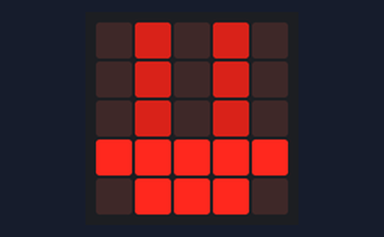
Bench run of a program on a simulated BBC micro:bit running MicroPython. Shown: the board's 5×5 LED display. Dim RGB values are drawn brighter than linear. At 11.5 s the program stops and its outputs stay as they are.

Above: at 0.1 s.
At 5.3 s:
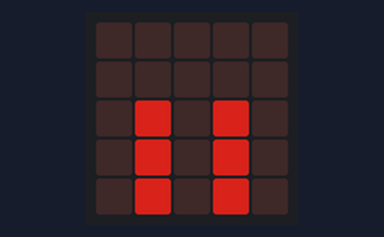
At 5.8 s:
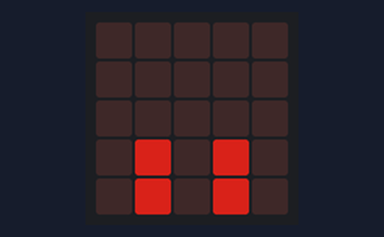
At 7.8 s:
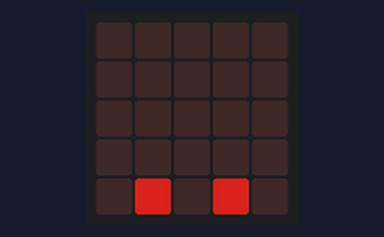
At 9.3 s:
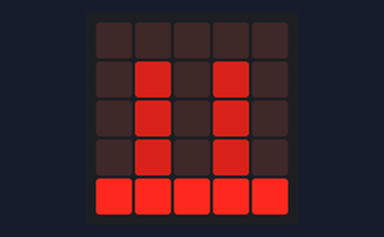
At 10.98 s:
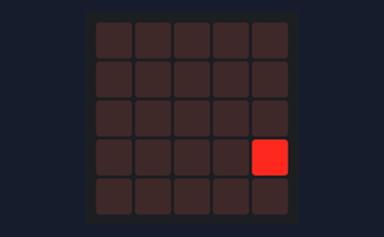

Measured:
- what the display in image 1 shows lasts 0.5 s, from 5.2 s to 5.7 s

The program:

rising_boat__1_.py
```python
# Add your Python code here. E.g.
from microbit import *
boat = Image("05050:"
             "05050:"
             "05050:"
             "99999:"
             "09990")

display.show(boat)
sleep(3000)
display.show(Image.ALL_CLOCKS, loop=False, delay=100)
boat1 = Image("05050:"
              "05050:"
              "05050:"
              "99999:"
              "09990")

boat2 = Image("00000:"
              "05050:"
              "05050:"
              "05050:"
              "99999")

boat3 = Image("00000:"
              "00000:"
              "05050:"
              "05050:"
              "05050")

boat4 = Image("00000:"
              "00000:"
              "00000:"
              "05050:"
              "05050")

boat5 = Image("00000:"
              "00000:"
              "00000:"
              "00000:"
              "05050")

boat6 = Image("00000:"
              "00000:"
              "00000:"
              "00000:"
              "00000")

all_boats = [boat1, boat2, boat3, boat4, boat5, boat6]
display.show(all_boats, delay=500)
boat1 = Image("05050:"
              "05050:"
              "05050:"
              "99999:"
              "09990")

boat2 = Image("00000:"
              "05050:"
              "05050:"
              "05050:"
              "99999")

boat3 = Image("00000:"
              "00000:"
              "05050:"
              "05050:"
              "05050")

boat4 = Image("00000:"
              "00000:"
              "00000:"
              "05050:"
              "05050")

boat5 = Image("00000:"
              "00000:"
              "00000:"
              "00000:"
              "05050")

boat6 = Image("00000:"
              "00000:"
              "00000:"
              "00000:"
              "00000")

all_boats = [boat6, boat5, boat4, boat3, boat2, boat1]
display.show(all_boats, delay=500)
boat1 = Image("05050:"
              "05050:"
              "05050:"
              "99999:"
              "09990")

boat2 = Image("00505:"
              "00505:"
              "00505:"
              "09999:"
              "00999")

boat3 = Image("00050:"
              "00050:"
              "00050:"
              "00999:"
              "00099")

boat4 = Image("00005:"
              "00005:"
              "00005:"
              "00099:"
              "00009")

boat4 = Image("00000:"
              "00000:"
              "00000:"
              "00009:"
              "00000")

boat6 = Image("00000:"
              "00000:"
              "00000:"
              "00000:"
              "00000")

all_boats = [boat1, boat2, boat3, boat4, boat5, boat6]
display.show(all_boats, delay=200)
```
